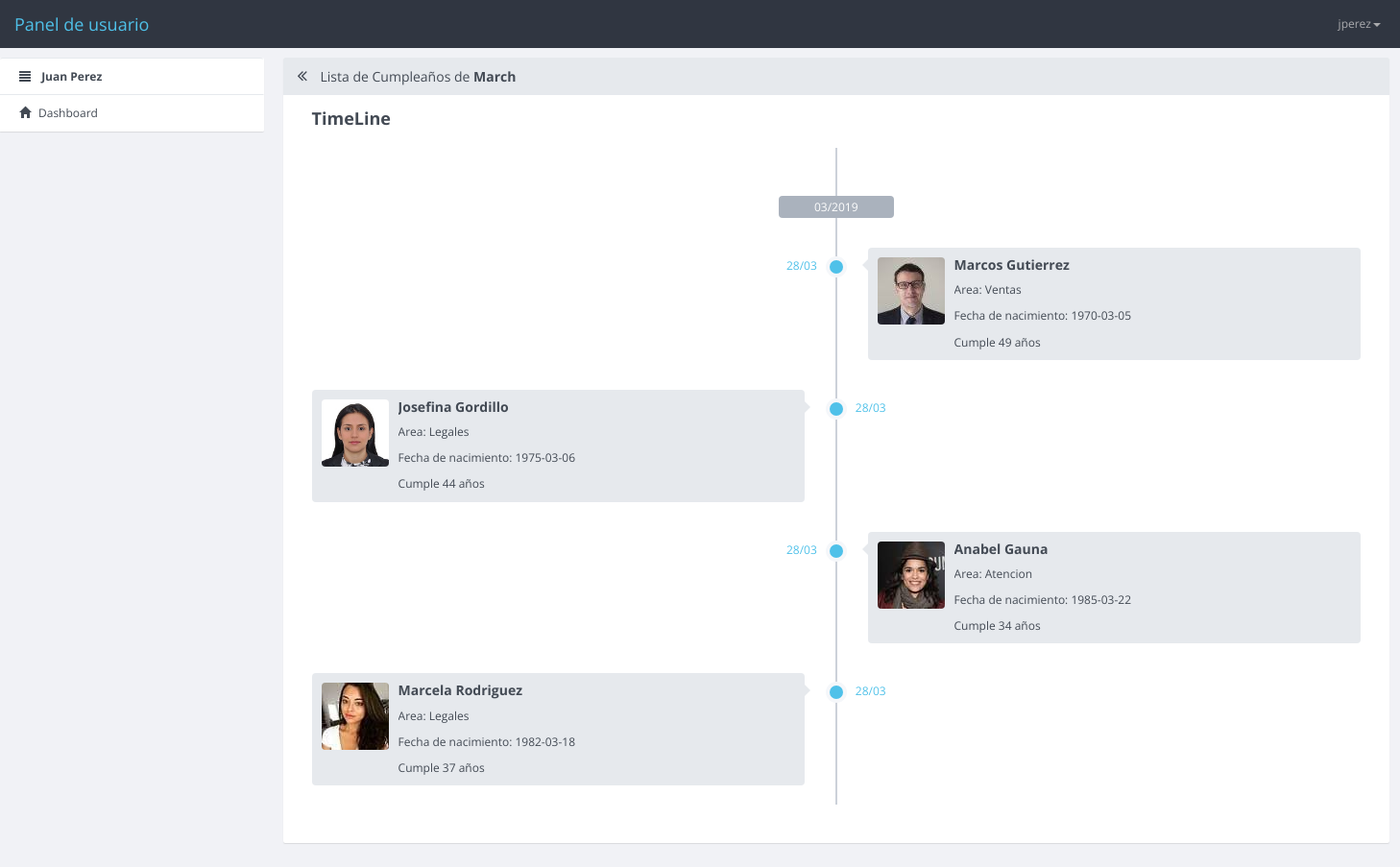
/index.php (signed in), run on the app's committed database.
### tables this page shows
CREATE TABLE IF NOT EXISTS `empleado` (
  `id` int(11) NOT NULL AUTO_INCREMENT,
  `nombre` text NOT NULL,
  `apellido` text NOT NULL,
  `login` varchar(100) NOT NULL,
  `clave` varchar(100) DEFAULT NULL,
  `activo` tinyint(4) NOT NULL,
  `nivel` tinyint(4) NOT NULL,
  `fechaNacimiento` date NOT NULL,
  `idArea` int(11) NOT NULL,
  PRIMARY KEY (`id`)
);

### funciones/listado.php (called while the page is built)
<?php
function Listar(){
    $Listado=array();
    $MiConexion=ConexionBD();
    if ($MiConexion!=false){
        $SQL = "SELECT login, nombre, apellido FROM empleado WHERE login = '{$_SESSION['Login']}'";
        $rs = mysqli_query($MiConexion, $SQL);
        $i=0;
        while ($data = mysqli_fetch_array($rs)) {
            $Listado[$i]['login'] = $data['login'];
            $Listado[$i]['nombre'] = $data['nombre'];
            $Listado[$i]['apellido'] = $data['apellido'];
            $i++;
        }
    }
    return $Listado;
}
?>

### funciones/empleados.inc.php (called while the page is built)
<?php
   function total(){
   $Listado = array();
   $mes = date("m");
    $SQL = "SELECT * FROM empleado WHERE MONTH(fechaNacimiento)='{$mes}'";
    $linkConexion = ConexionBD();
    $rs = mysqli_query($linkConexion, $SQL);
    $data = mysqli_fetch_array($rs);
    $i = 0;
    if ($data != false) {
        do {
            $Listado[$i]['fechaNacimiento'] = $data['fechaNacimiento'];
            $Listado[$i]['nombre'] = utf8_encode($data['nombre']);
            $Listado[$i]['apellido'] = utf8_encode($data['apellido']);
            $Listado[$i]['login'] = utf8_encode($data['login']);
            $Listado[$i]['idArea'] = $data['idArea'];
            $i++;
        }while ($data = mysqli_fetch_array($rs));
        return $Listado;
      }
     else{
         return 0;
      }
}
?>

### index.php (the view, shortened to what this page needs)
<!DOCTYPE html>
<html>
  <head>
       <?php
        require_once 'funciones/listado.php';
        require_once 'funciones/empleados.inc.php';
        require_once 'funciones/area.php';
        require_once 'funciones/calcular_edad.php';
 ?>
    <link rel="stylesheet" href="dist/css/site.min.css">
  </head>
  <body>
     <?php
          $list = Listar();
        ?>
    <nav role="navigation" class="navbar navbar-custom">
        <div class="container-fluid">
          <div class="navbar-header">
            <a href="#" class="navbar-brand">Panel de usuario</a>
          </div>
          <div id="bs-content-row-navbar-collapse-5" class="collapse navbar-collapse">
            <ul class="nav navbar-nav navbar-right">
              <li class="dropdown">
                <a data-toggle="dropdown" class="dropdown-toggle" href="#"><?php echo $_SESSION['Login']; ?><b class="caret"></b></a>
              </li>
            </ul>
          </div>
        </div>
      </nav>
    <div class="container-fluid">
        <div class="row row-offcanvas row-offcanvas-left">
          <div class="col-xs-6 col-sm-3 sidebar-offcanvas" role="navigation">
            <ul class="list-group panel">
                <li class="list-group-item"><i class="glyphicon glyphicon-align-justify"></i> <b><?php echo $list[0]['nombre']; echo " ";echo $list[0]['apellido']; ?> </b></li>
                <li class="list-group-item"><a href="#"><i class="glyphicon glyphicon-home"></i>Dashboard </a></li>
              </ul>
          </div>
          <div class="col-xs-12 col-sm-9 content">
            <div class="panel panel-default">
              <div class="panel-heading">
                <h3 class="panel-title">
                    <a href="javascript:void(0);" class="toggle-sidebar">
                        <span class="fa fa-angle-double-left" data-toggle="offcanvas" title="Maximize Panel"></span>
                    </a>
                    Lista de Cumplea&ntilde;os de <strong><?php  echo date("F");?></strong>
                </h3>
              </div>
              <div class="panel-body">
                <div class="content-row">
                    <h2 class="content-row-title">TimeLine</h2>
                        <div class="row">
                          <div class="col-md-12">
                            <div class="timeline">
                              <dl>
                                <dt><?php  echo date("m/Y");  ?> <br />
                                    </dt>
                                     <?php
                                        $emp = total();
                                        $cant = count($emp);
                                        for($i=0; $i<$cant; $i++){
                                          if (($i%2 == 0) ){
                                      ?>
                                <dd class="pos-right clearfix">
                                  <div class="circ"></div>
                                  <div class="time"><?php echo date("d/m"); ?></div>
                                  <div class="events">
                                    <div class="pull-left">
                                     <?php echo "<img  echo class='events-object img-rounded' width=70px height=70px src='dist/img/users/".$emp[$i]['login'].".jpg'>"; ?>
                                    </div>
                                    <div class="events-body">
                                      <h4 class="events-heading"><?php echo $emp[$i]['nombre']." ". $emp[$i]['apellido']; ?></h4>
                                      <p>Area: <?php area($emp[$i]['idArea']); ?></p>
                                      <p>Fecha de nacimiento: <?php echo $emp[$i]['fechaNacimiento']?> </p>
                                      <p>Cumple <?php CalculaEdad($emp[$i]['fechaNacimiento']); ?> a&ntilde;os</p>
                                    </div>
                                  </div>
                                </dd>
                                 <?php
                                      } elseif (($i%2 != 0)) {
                                 ?>
                                <dd class="pos-left clearfix">
                                  <div class="circ"></div>
                                  <div class="time"><?php echo date("d/m"); ?></div>
                                  <div class="events">
                                    <div class="pull-left">
                                       <?php echo "<img  echo class='events-object img-rounded' width=70px height=70px src='dist/img/users/".$emp[$i]['login'].".jpg'>"; ?>
                                    </div>
                                    <div class="events-body">
                                      <h4 class="events-heading"><?php echo $emp[$i]['nombre']." ". $emp[$i]['apellido']; ?></h4>
                                      <p>Area: <?php area($emp[$i]['idArea']); ?></p>
                                      <p>Fecha de nacimiento: <?php echo $emp[$i]['fechaNacimiento']?> </p>
                                      <p>Cumple <?php CalculaEdad($emp[$i]['fechaNacimiento']); ?> a&ntilde;os</p>
                                    </div>
                                  </div>
                                </dd>
                                 <?php  }}?>
                              </dl>
                            </div>
                          </div>
                       </div>
                    </div>
              </div>
            </div>
        </div>
      </div>
    </div>
  </body>
</html>

### funciones/area.php (shortened to what this page needs)
<?php
 function area($empleado){
  if(!empty($empleado)){
     switch($empleado){
      case '2':
        echo "Ventas";
        break;
      case '3':
        echo "Legales";
        break;
      case '4':
        echo "Atencion";
        break;
     }
   }
}
?>

### funciones/calcular_edad.php (shortened to what this page needs)
<?php
function CalculaEdad( $fecha ){
   $anio=date("Y");
   list($anionac,$mesnac,$dianac) = explode("-",$fecha);
   $edad=($anio-$anionac);
   echo $edad;
  }
?>

### data on the page
empleado: nombre "Juan", apellido "Perez"
empleado: login (picture), nombre "Marcos", apellido "Gutierrez", idArea "Ventas", fechaNacimiento "1970-03-05", edad "49"
empleado: login (picture), nombre "Josefina", apellido "Gordillo", idArea "Legales", fechaNacimiento "1975-03-06", edad "44"
empleado: login (picture), nombre "Anabel", apellido "Gauna", idArea "Atencion", fechaNacimiento "1985-03-22", edad "34"
empleado: login (picture), nombre "Marcela", apellido "Rodriguez", idArea "Legales", fechaNacimiento "1982-03-18", edad "37"

### other printed values
$_SESSION['Login'] "jperez"
